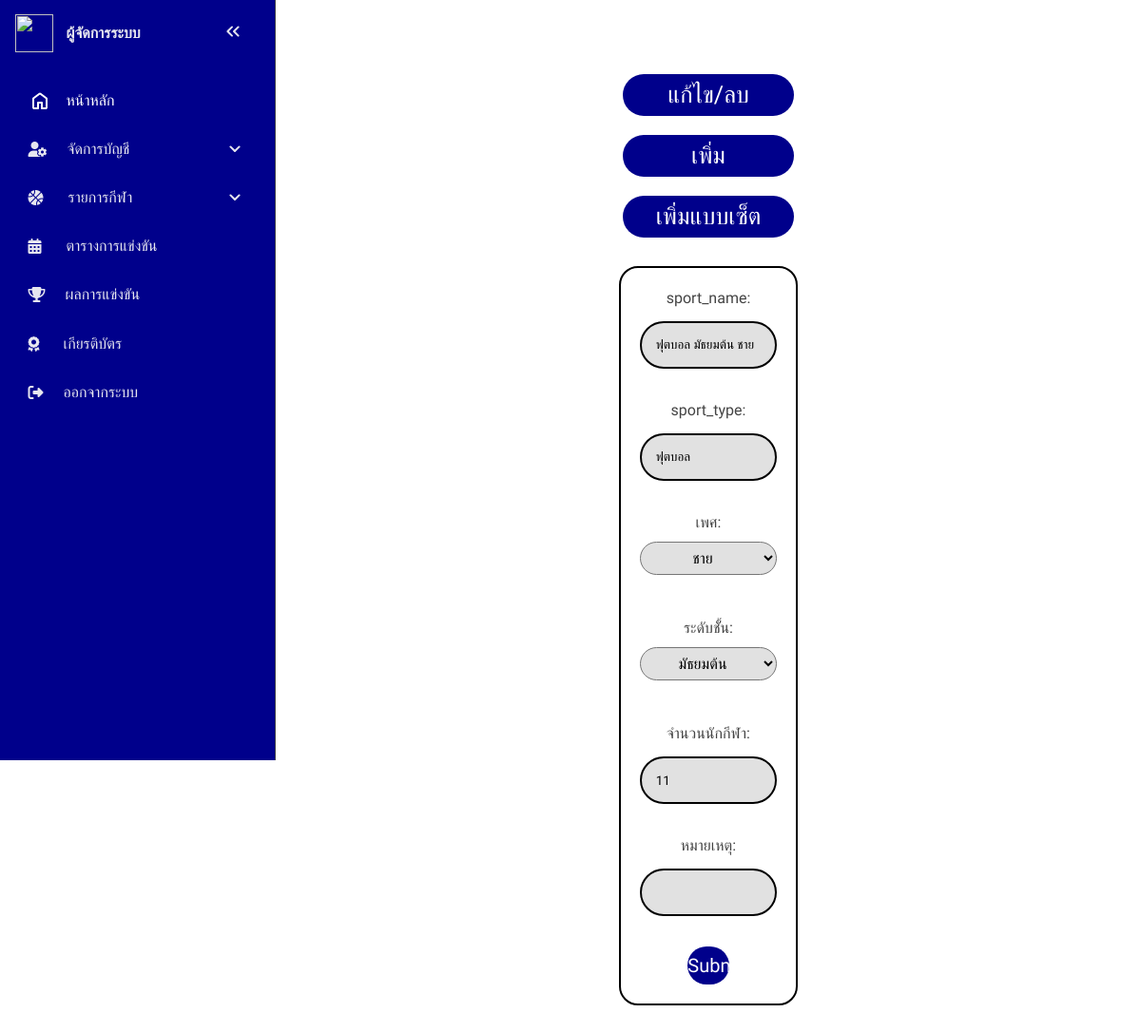
Screenshot of /admin_system.php?page=sport&sub_page=edit&sport_id=1 (signed in) with the database file from the repository.
### tables this page shows
CREATE TABLE `sports` (
  `sport_id` int(11) NOT NULL,
  `sport_name` varchar(128) NOT NULL,
  `sport_type` varchar(64) NOT NULL,
  `sport_degree` varchar(16) NOT NULL,
  `sport_gender` varchar(8) NOT NULL,
  `sport_amount` int(2) NOT NULL,
  `sport_note` varchar(256) NOT NULL
);

### admin/edit/edit_sport.php (the view, shortened to what this page needs)
<body>
<?php
	$id_edit_sports = $_GET['sport_id'] ;
	$sql_find_edit_users = "SELECT * FROM `sports` WHERE `sport_id` = '$id_edit_sports'";
	$result_find_edit_sports = mysqli_query($conn, $sql_find_edit_users);
	if (mysqli_num_rows($result_find_edit_sports) > 0 ) {
		$row_find_edit_users = mysqli_fetch_assoc($result_find_edit_sports);
	}else{
		echo  $_GET['sport_id'];
		echo "not found";
	}
?>
<center>
<form method="post" action="" class="add_sport_all">
	<label for="sport_name">sport_name:</label><input type="text" class="box_sport" name="sport_name" id="sport_name" value="<?php echo $row_find_edit_users['sport_name']; ?>"><br>
	<label for="sport_type">sport_type:</label><input type="text" class="box_sport" name="sport_type" id="sport_type" value="<?php echo $row_find_edit_users['sport_type']; ?>"><br>
	<label for="sport_gender">เพศ:</label>
	<select class="select_box" name="sport_gender" id="sport_gender" required>
		<option value="ชาย" <?php if ($row_find_edit_users['sport_gender'] == "ชาย") {echo "selected";} ?>>ชาย</option>
	</select>
	<br>
	<label for="sport_degree">ระดับชัั้น:</label>
	<select class="select_box" name="sport_degree" id="sport_degree" required>
		<option value="มัธยมต้น" <?php if ($row_find_edit_users['sport_degree'] == "มัธยมต้น") {echo "selected";} ?>>มัธยมต้น</option>
	</select>
	<br>
	<label for="sport_amount">จำนวนนักกีฬา:</label><input type="text" class="box_sport" name="sport_amount" id="sport_amount" value="<?php echo $row_find_edit_users['sport_amount']; ?>"><br>
	<label for="sport_note">หมายเหตุ:</label><input type="text" class="box_sport" name="sport_note" id="sport_note"  value="<?php echo $row_find_edit_users['sport_note']; ?>"><br>
	<center>
	<input type="submit" name="edit_sport" class="btn">
	</center>
</form>
</body>

### element/styles_admin_old.css (style rules this page uses)
* { margin: 0; padding: 0; box-sizing: border-box; text-decoration: none; list-style: none; font-family: "Mitr", sans-serif; }
:root { --base-clr: #11121a; --line-clr: #42434a; --hover-clr: #222533; --text-clr: #e6e6ef; --accent-clr: #5e63ff; --secondary-text-clr: #b0b3c1; }
body { min-height: 100vh; min-height: 100dvh; color: #444444; display: grid; grid-template-columns: auto 1fr ; line-height: 1.5rem; height: -webkit-fill-available; }

### element/styles_admin_sport.css (style rules this page uses)
* { margin: 0; padding: 0; box-sizing: border-box; text-decoration: none; list-style: none; font-family: "Mitr", sans-serif; }
.add_sport_all { padding: 20px 20px; border: 2px solid black; width: 25%; margin-top: 30px; display: flex; flex-direction: column; justify-content: center; border-radius: 20px; }
.box_sport { height: 50px; margin-bottom: 8px; width: 100%; align-content: center; margin-top: 12px; background-color: #e1e1e1; border: 2px solid black; border-radius: 50px; padding: 15px; }
.btn { color: white; font-size: 20px; border-radius: 20px; width: 30%; border: none; background-color: darkblue; height: 40px; transition: 0.5s ease; font-family: "Mitr", sans-serif; font-weight: 400; display: flex; text-align: center; }
.select_box { background-color: #e1e1e1; height: 35px; font-size: 16px; border-radius: 30px; margin-top: 8px; padding: 5px; text-align: center; margin-bottom: 20px; }

### rows the page displays
sports: sport_name "ฟุตบอล มัธยมต้น ชาย", sport_type "ฟุตบอล", sport_gender "ชาย", sport_degree "มัธยมต้น", sport_amount "11"
